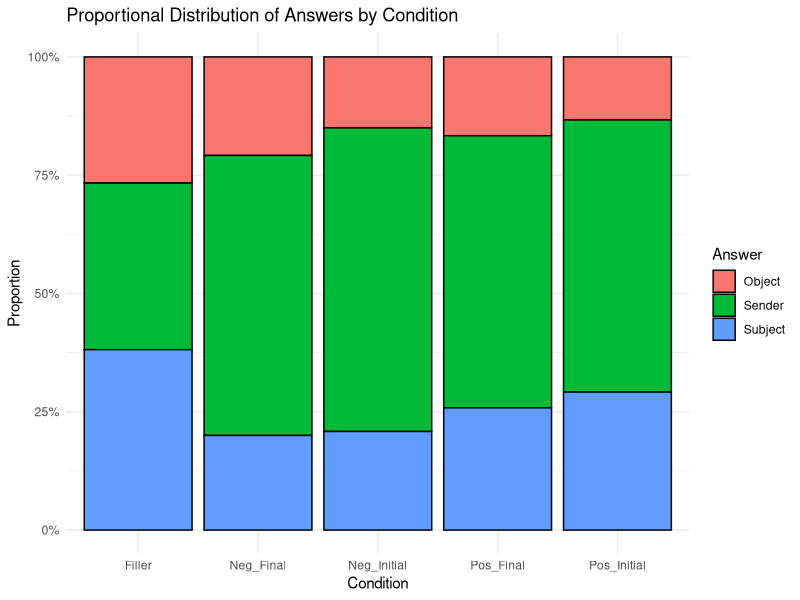
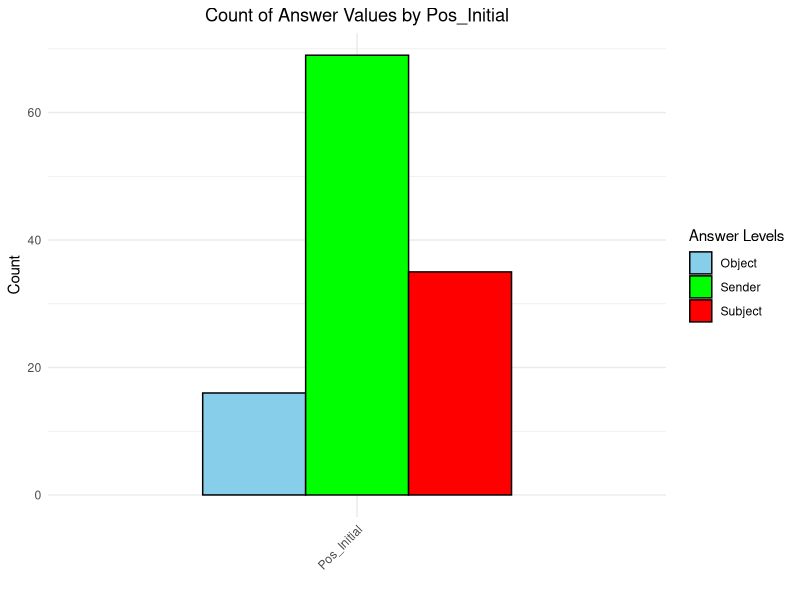
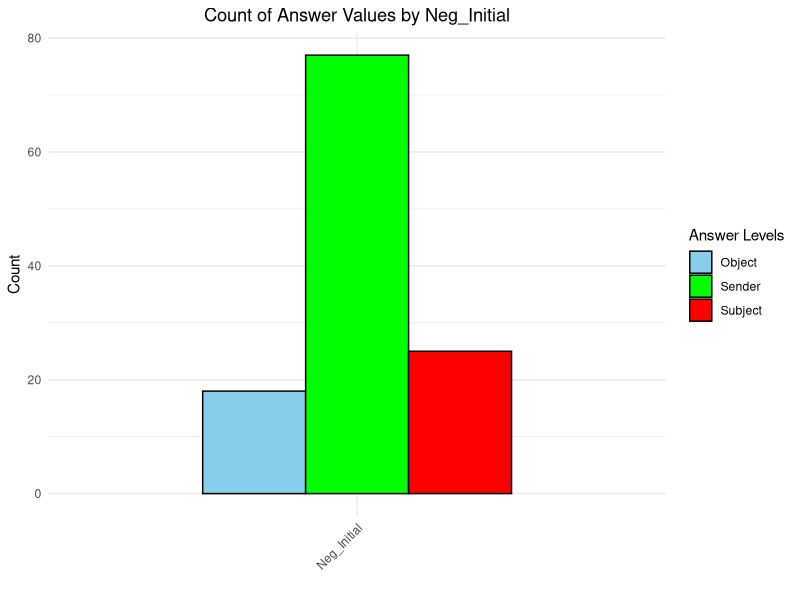
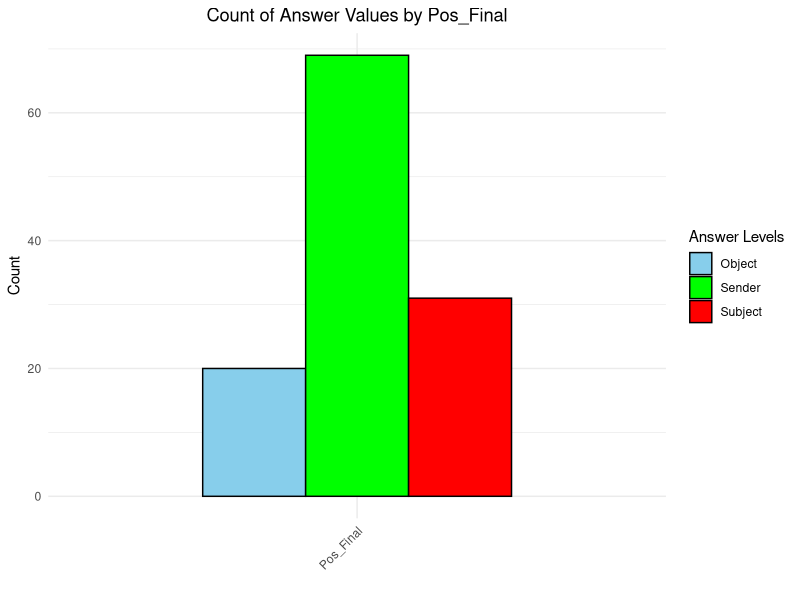
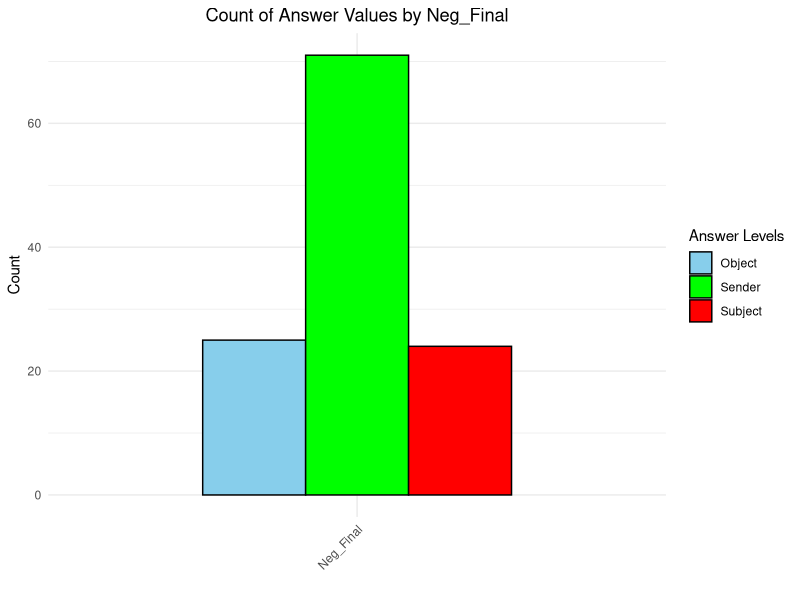

Write the R code that produced these figures, in order.
#Install necessary packages
install.packages("dplyr","lme4","glmer","ggplot2","tidyr","languageR","sciplot","stats","plyr","lattice","lmerTest","car","ordinal")
library(lme4)
library(ggplot2)
library(dplyr)

# setwd("C:/Users/magda/rstudio/emoji")
setwd("/media/magda/9C33-6BBD/emojis")

#Importing the critical dataset + bio (change filepath to your own)
Emoj_EN <- read.csv("Emoji_Eng.csv", header=TRUE, sep=",")
Emoj_Bio <- read.csv("Emoji_Eng_Bio.csv", header=TRUE, sep=",")

#Combine Datasets
Emoj_EN <- left_join(Emoj_EN, Emoj_Bio, by = "ID")

#See what the top 5 rows of your dataset look like
head(Emoj_EN)

#Turn the relevant dimensions into factors
Emoj_EN$ID <-as.factor(Emoj_EN$ID)
Emoj_EN$Condition <-as.factor(Emoj_EN$Condition)
Emoj_EN$Item_Num <-as.factor(Emoj_EN$Item_Num)
Emoj_EN$Answer <-as.factor(Emoj_EN$Answer)
Emoj_EN$Gender <-as.factor(Emoj_EN$Gender)
Emoj_EN$Use <-as.factor(Emoj_EN$Use)
Emoj_EN$Rec <-as.factor(Emoj_EN$Rec)
Emoj_EN$iOS <-as.factor(Emoj_EN$iOS)
Emoj_EN$Age <-as.factor(Emoj_EN$Age)

#Look at summary of dataset to make sure everything worked.
summary(Emoj_EN)

#See the total number of answers given per condition
table(Emoj_EN$Condition, Emoj_EN$Answer)

# Create a contingency table
answer_table <- table(Emoj_EN$Condition, Emoj_EN$Answer)

# Convert to percentages by row
answer_percent <- prop.table(answer_table, margin = 1) * 100

#See percentage of answers given per condition to 2 decimal places
round(answer_percent, 2)  

#Make subgroups to graph different representations

Pos_Initial = subset(Emoj_EN, Emoj_EN$Condition %in% c("Pos_Initial"))
Neg_Initial = subset(Emoj_EN, Emoj_EN$Condition %in% c("Neg_Initial"))
Pos_Final = subset(Emoj_EN, Emoj_EN$Condition %in% c("Pos_Final"))
Neg_Final = subset(Emoj_EN, Emoj_EN$Condition %in% c("Neg_Final"))


#Plot your data - proportions of answers given per condition
ggplot(Emoj_EN, aes(x = Condition, fill = Answer)) +
  geom_bar(position = "fill", color = "black") +
  scale_y_continuous(labels = scales::percent) +  # Convert y-axis to percentages
  labs(
    x = "Condition",
    y = "Proportion",
    fill = "Answer",
    title = "Proportional Distribution of Answers by Condition"
  ) +
  theme_minimal()


#Pos_Initial Graph of Choices
ggplot(Pos_Initial, aes(x = Condition, fill = as.factor(Answer))) +
  geom_bar(position = "dodge", color = "black", width = 0.6) +
  scale_fill_manual(values = c("Subject" = "red", "Object" = "skyblue", "Sender" = "green")) +
  labs(
    x = "",
    y = "Count",  # Reflects counts of values
    title = "Count of Answer Values by Pos_Initial",
    fill = "Answer Levels"
  ) +
  theme_minimal() +
  theme(
    axis.text.x = element_text(angle = 45, hjust = 1),
    plot.title = element_text(hjust = 0.5)
  )

#Neg_Initial Graph of Choices
ggplot(Neg_Initial, aes(x = Condition, fill = as.factor(Answer))) +
  geom_bar(position = "dodge", color = "black", width = 0.6) +
  scale_fill_manual(values = c("Subject" = "red", "Object" = "skyblue", "Sender" = "green")) +
  labs(
    x = "",
    y = "Count",  # Reflects counts of values
    title = "Count of Answer Values by Neg_Initial",
    fill = "Answer Levels"
  ) +
  theme_minimal() +
  theme(
    axis.text.x = element_text(angle = 45, hjust = 1),
    plot.title = element_text(hjust = 0.5)
  )

#Pos_Final Graph of Choices
ggplot(Pos_Final, aes(x = Condition, fill = as.factor(Answer))) +
  geom_bar(position = "dodge", color = "black", width = 0.6) +
  scale_fill_manual(values = c("Subject" = "red", "Object" = "skyblue", "Sender" = "green")) +
  labs(
    x = "",
    y = "Count",  # Reflects counts of values
    title = "Count of Answer Values by Pos_Final",
    fill = "Answer Levels"
  ) +
  theme_minimal() +
  theme(
    axis.text.x = element_text(angle = 45, hjust = 1),
    plot.title = element_text(hjust = 0.5)
  )

#Neg_Final Graph of Choices
ggplot(Neg_Final, aes(x = Condition, fill = as.factor(Answer))) +
  geom_bar(position = "dodge", color = "black", width = 0.6) +
  scale_fill_manual(values = c("Subject" = "red", "Object" = "skyblue", "Sender" = "green")) +
  labs(
    x = "",
    y = "Count",  # Reflects counts of values
    title = "Count of Answer Values by Neg_Final",
    fill = "Answer Levels"
  ) +
  theme_minimal() +
  theme(
    axis.text.x = element_text(angle = 45, hjust = 1),
    plot.title = element_text(hjust = 0.5)
  )

#We will try some models


#First create binary factors for given answers
Emoj_EN$Object = ifelse(Emoj_EN$Answer == "Object", 1, 0)
Emoj_EN$Subject = ifelse(Emoj_EN$Answer == "Subject", 1, 0)
Emoj_EN$Sender = ifelse(Emoj_EN$Answer == "Sender", 1, 0)

#This model assesses the selection of Object (second character) across conditions
#What we find is that Pos_initial is the least favorable condition to choose Object
#Then followed by Neg_initial (which is on the verge of significance)
Obj_model <- glmer(Object ~ Condition + (1 | ID) + (1 | Item_Num), 
                   data = Emoj_EN,  
                   family = binomial,
                   control=glmerControl(optimizer="bobyqa",optCtrl=list(maxfun=2e5)))
summary(Obj_model)
# originally there were two warnings:
# Warning messages:
# 1: In checkConv(attr(opt, "derivs"), opt$par, ctrl = control$checkConv,  :
#    Model failed to converge with max|grad| = 0.0772687 (tol = 0.002, component 1)
# 2: In checkConv(attr(opt, "derivs"), opt$par, ctrl = control$checkConv,  :
#    Model is nearly unidentifiable: very large eigenvalue
#   - Rescale variables?

# they disappeared after I added
# control=glmerControl(optimizer="bobyqa",optCtrl=list(maxfun=2e5))
# to the function call
# source: https://stats.stackexchange.com/questions/164457/r-glmer-warnings-model-fails-to-converge-model-is-nearly-unidentifiable

#This model assesses the selection of Subject (first character) across conditions
#This time - Pos_initial is the most favorable condition to choose Subject 
#Then followed by Pos_Final (which is on the verge of significance)
Subj_model <- glmer(Subject ~ Condition + (1 | ID) + (1 | Item_Num), data = Emoj_EN,  family = binomial)
summary(Subj_model)

#This model assesses the selection of Sender (sender of text) across conditions
#Interestingly, Neg_Final condition is the most favorable condition to choose Sender
Send_model <- glmer(Sender ~ Condition + (1 | ID) + (1 | Item_Num), data = Emoj_EN,  family = binomial)
summary(Send_model)

